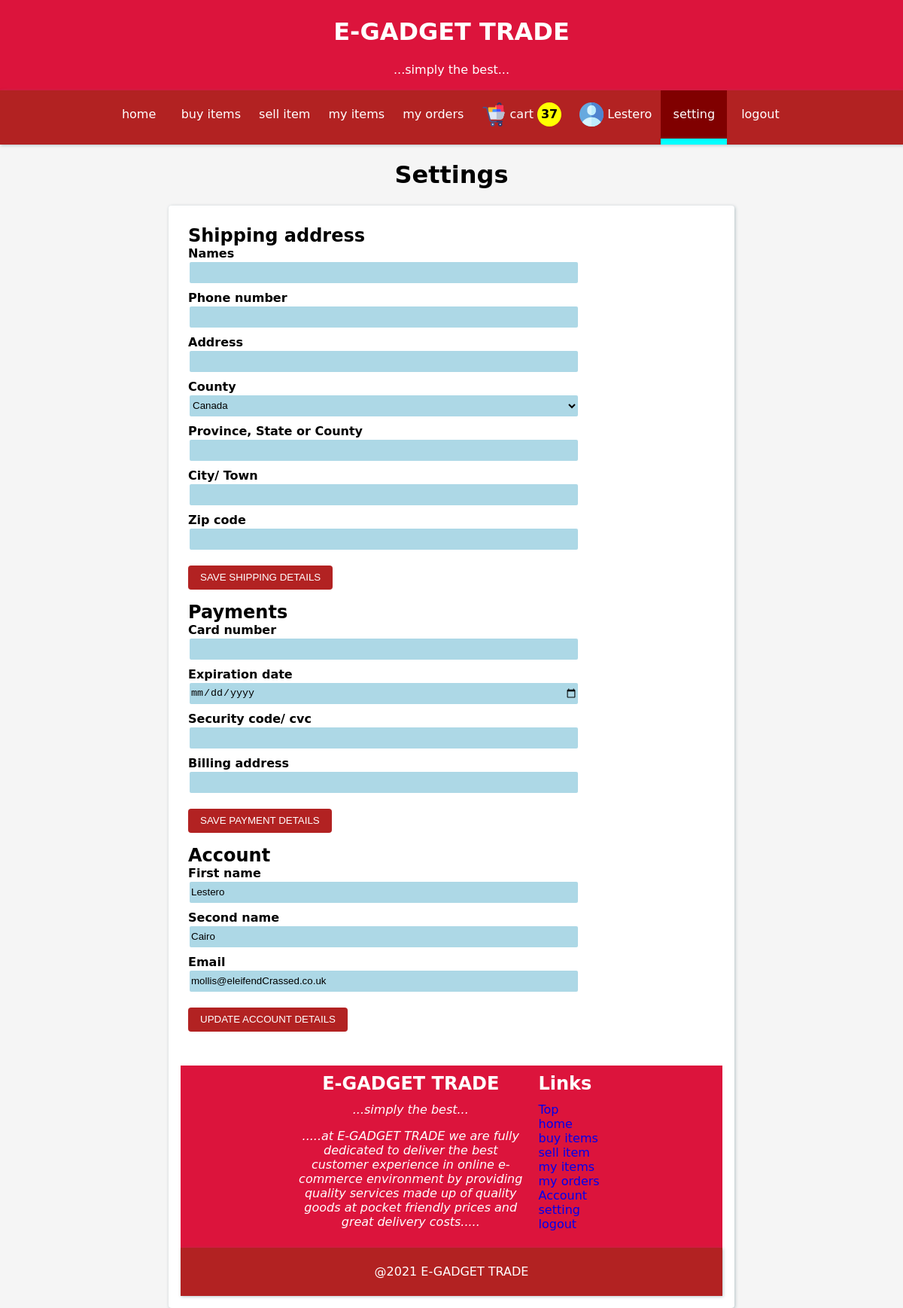
/setting.php (signed in), run on the app's committed database.
### tables this page shows
CREATE TABLE IF NOT EXISTS `users` (
  `id` int(6) UNSIGNED NOT NULL AUTO_INCREMENT,
  `firstname` varchar(255) NOT NULL,
  `secondname` varchar(255) NOT NULL,
  `email` varchar(255) NOT NULL,
  `password` varchar(255) NOT NULL,
  `reg_date` timestamp NOT NULL DEFAULT current_timestamp() ON UPDATE current_timestamp(),
  PRIMARY KEY (`id`)
);

### setting.php (the view, shortened to what this page needs)
<?php
    require_once("database_connection.php");
?>
<html>
<head>
    <link rel="stylesheet" href="css/stylesheet.css">
</head>
<body>
<div class="top-head" id="top">
    <h1>E-GADGET TRADE</h1>
    <p>...simply the best...</p>
</div>
<nav>
    <a href="index.php">home</a>
    <a href="buy.php">buy items</a>
    <a href="sell.php">sell item</a>
    <?php
    if(isset($_SESSION["firstname"])) {
        ?>
        <a href="my_items.php">my items</a>
        <?php
        $sql_cart = "SELECT * FROM cart WHERE user_id=" . $_SESSION["user_id"];
        $result_cart = mysqli_query($conn, $sql_cart);
        ?>
        <a href="my_orders.php">my orders</a>
        <a href="cart.php">
            <img src="images/shopping-cart.png"/>
            cart <b><?php echo mysqli_num_rows($result_cart); ?></b>
        </a>
        <a>
            <img src="images/account.png"/>
            <?php echo $_SESSION["firstname"]; ?>
        </a>
        <a href="setting.php" class="active">setting</a>
        <a href="logout.php">logout</a>
        <?php
    } else {
        ?>
        <a href="login.php">login</a>
        <a href="registration.php">register</a>
        <?php
    }
    ?>
</nav>
    <h1 class="align-center">Settings</h1>
<div class="main">
    <table style="width: 100%">
        <tbody>
        <tr>
            <td style="width: 75%">
                <h2 id="shipping_information">Shipping address</h2>
<?php
        $sql_my_shipping_address = "SELECT * FROM shipping_addresses WHERE user_id=" . $_SESSION["user_id"];
        $result_my_shipping_address = mysqli_query($conn, $sql_my_shipping_address);
        if (mysqli_num_rows($result_my_shipping_address) > 0) {
            $address = mysqli_fetch_assoc($result_my_shipping_address);
?>
                <form action="setting.php" method="post">
                    <label>Names</label><br>
                    <input name="names" type="text" value="<?php echo $address['names']?>" required><br>
                    <label>Phone number</label><br>
                    <input name="phone" type="tel" value="<?php echo $address['phone']?>" required><br>
                    <label>Address</label><br>
                    <input name="address" type="text" value="<?php echo $address['address']?>" required><br>
                    <label>County</label><br>
                    <select name="country">
                        <option value="Canada" <?php if($address['country']=="Canada") echo "selected"; ?>>Canada</option>
                        <option value="USA" <?php if($address['country']=="USA") echo "selected"; ?>>USA</option>
                        <option value="Mexico" <?php if($address['country']=="Mexico") echo "selected"; ?>>Mexico</option>
                    </select>
                    <br>
                    <label>Province, State or County</label><br>
                    <input name="province" type="text" value="<?php echo $address['province']?>" required><br>
                    <label>City/ Town</label><br>
                    <input name="city" type="text" value="<?php echo $address['city']?>" required><br>
                    <label>Zip code</label><br>
                    <input name="zipcode" type="text" value="<?php echo $address['zipcode']?>" required><br>
                    <br>
                    <button name="shipping_address" value="shipping_address"><a>update shipping details</a></button>
                </form>
<?php
        } else {
?>
                <form action="setting.php" method="post">
                    <label>Names</label><br>
                    <input name="names" type="text" required><br>
                    <label>Phone number</label><br>
                    <input name="phone" type="tel" required><br>
                    <label>Address</label><br>
                    <input name="address" type="text" required><br>
                    <label>County</label><br>
                    <select name="country">
                        <option value="Canada">Canada</option>
                    </select>
                    <br>
                    <label>Province, State or County</label><br>
                    <input name="province" type="text" required><br>
                    <label>City/ Town</label><br>
                    <input name="city" type="text" required><br>
                    <label>Zip code</label><br>
                    <input name="zipcode" type="text" required><br>
                    <br>
                    <button name="shipping_address" value="shipping_address"><a>save shipping details</a></button>
                </form>
<?php
        }
?>
                <h2 id="payment_method">Payments</h2>
<?php
        $sql_payment_method= "SELECT * FROM payment_method WHERE user_id=" . $_SESSION["user_id"];
        $result_payment_method = mysqli_query($conn, $sql_payment_method);
        if (mysqli_num_rows($result_payment_method) > 0) {
        $payment_method = mysqli_fetch_assoc($result_payment_method);
?>
                <form action="setting.php" method="post">
                    <label>Card number</label><br>
                    <input name="card_number" type="number" value="<?php echo $payment_method['card_number']?>" required><br>
                    <label>Expiration date</label><br>
                    <input name="expiration_date" type="date" value="<?php echo $payment_method['expiration_date']?>" required><br>
                    <label>Security code/ cvc</label><br>
                    <input name="security_code" type="number" value="<?php echo $payment_method['security_code']?>" required><br>
                    <label>Billing address</label><br>
                    <input name="billing_address" type="text" value="<?php echo $payment_method['billing_address']?>" required><br>
                    <br>
                    <button name="payment_method" value="payment_method"><a>update payment details</a></button>
                </form>
            <?php
} else {
?>
                <form action="setting.php" method="post">
                    <label>Card number</label><br>
                    <input name="card_number" type="number" required><br>
                    <label>Expiration date</label><br>
                    <input name="expiration_date" type="date" required><br>
                    <label>Security code/ cvc</label><br>
                    <input name="security_code" type="number" required><br>
                    <label>Billing address</label><br>
                    <input name="billing_address" type="text" required><br>
                    <br>
                    <button name="payment_method" value="payment_method"><a>save payment details</a></button>
                </form>
<?php
    }
?>
<?php
                $sql_user = "SELECT * FROM users WHERE id=" . $_SESSION["user_id"];
                $result_user = mysqli_query($conn, $sql_user);
                if (mysqli_num_rows($result_user) > 0) {
                $user = mysqli_fetch_assoc($result_user);
?>
                <h2 id="payment_method">Account</h2>
                <form action="setting.php" method="post">
                    <label>First name</label><br/>
                    <input name="firstname" type="text" value="<?php echo $user['firstname']?>" required><br/>
                    <label>Second name</label><br/>
                    <input name="secondname" type="text" value="<?php echo $user['secondname']?>" required><br/>
                    <label>Email</label><br/>
                    <input name="email" type="email" value="<?php echo $user['email']?>" required><br/>
                    <br>
                    <button name="account_details" value="account_details"><a>Update account details</a></button>
                </form>
<?php
                }
?>
            </td>
            <td style="width: 25%">
            </td>
        </tr>
        </tbody>
    </table>
    <br>
    <div class="bottom-foot">
        <table>
            <tbody>
            <tr>
                <td style="width: 75%; color: white" class="align-center">
                    <h2>E-GADGET TRADE</h2><br/>
                    <i>...simply the best...</i>
                    <p>
                        <i>.....at E-GADGET TRADE we are fully dedicated to deliver the best customer experience in online e-commerce environment
                            by providing quality services made up of quality goods at pocket friendly prices and great delivery costs.....</i>
                    </p>
                </td>
                <td style="color: white">
                    <p>
                    <h2>Links</h2><br/>
                    <a href="#top">Top</a><br>
                    <a href="index.php">home</a><br>
                    <a href="buy.php">buy items</a><br>
                    <a href="sell.php">sell item</a><br>
                    <?php
                    if(isset($_SESSION["firstname"])) {
                        ?>
                        <a href="my_items.php">my items</a><br>
                        <a href="my_orders.php">my orders</a><br>
                        <a href="setting.php">Account setting</a><br>
                        <a href="logout.php">logout</a><br>
                        <?php
                    } else {
                        ?>
                        <a href="login.php">login</a><br>
                        <a href="registration.php">register</a>
                        <?php
                    }
                    ?>
                    </p>
                </td>
            </tr>
            </tbody>
        </table>
        <br/>
        <br/>
        <br/>
        <br/>
        <p class="footer-bar align-center">
            @2021 E-GADGET TRADE
        </p>
    </div>
</body>
</html>

### css/stylesheet.css (style rules this page uses)
html, body { padding: 0; margin: 0; }
body { font-family: Dejavu Sans, Arial, Verdana, sans-serif; font-size: 1em; background-color: whitesmoke; }
.top-head, .home-top-head { color: white; background-color: Crimson; text-align: center; display: block; padding: 2px 0; }
.bottom-foot { position: relative; color: white !important; background-color: Crimson; text-align: center; min-height: 250px; padding: 0; }
.footer-bar { width: 100%; position: absolute; bottom: -16px; color: white; min-height: 64px; line-height: 64px; background-color: FireBrick; text-align: center; box-shadow: 1px 1px 4px rgba(80,114,125,.4); }
.bottom-foot table { width: 60%; margin-right: auto; margin-left: auto; }
a { text-decoration-line: none; }
.align-center { text-align: center; }
nav { color: white; min-height: 64px; line-height: 64px; background-color: FireBrick; text-align: center; box-shadow: 1px 1px 4px rgba(80,114,125,.4); }
nav a { color: white; display: inline-block; min-width: 64px; text-align: center; padding-left: 12px; padding-right: 12px; margin-left: -5px; position: relative; }
nav img { vertical-align: middle; }
nav b { line-height: 32px; display: inline-block; background-color: yellow; color: black; border-radius: 32px; min-width: 32px; height: 32px; vertical-align: middle; text-align: center; }
.active { background-color: maroon; color: white; cursor: default; border-bottom: 8px solid aqua; }
.main { position: relative; min-height: 400px; width: 60%; margin-left: auto; margin-right: auto; background-color: white; padding: 16px; box-shadow: 1px 1px 4px rgba(80,114,125,.4); border-radius: 4px; }
td { vertical-align: top; padding: 8px; }
td h2 { margin: 0 !important; margin-bottom: -8px !important; }
label { font-weight: 600; display: inline-block; margin-top: 8px; }
select { height: 32px; background-color: lightblue; outline: none; border-radius: 4px; border: solid 2px white; }
input, select, textarea { width: 100%; height: 32px; background-color: lightblue; outline: none; border-radius: 4px; border: solid 2px white; }
button { background-color: FireBrick; color: white; height: 32px; line-height: 32px; outline: none; border: none; border-radius: 4px; padding: 0; }
button a { color: white; display: inline-block; padding-left: 16px; padding-right: 16px; height: inherit; text-transform: uppercase !important; }
table { width: 100%; }

### data on the page
users: firstname "Lestero", secondname "Cairo", email "mollis@eleifendCrassed.co.uk"

### other printed values
mysqli_num_rows($result_cart) "37"
$_SESSION["firstname"] "Lestero"
